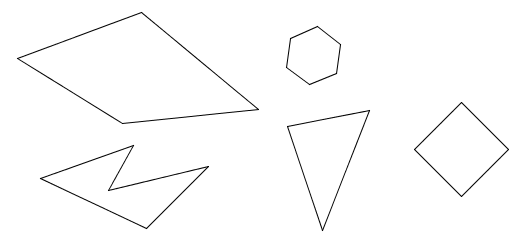
#> input picture data/poligonos.png, 521 x 239 px
$ python -i corner.py   (imports and definitions only)
#> lines starting #> are read from the running program, lines starting #| are printed output that depends on the picture; after the words box and inside, x2 and y2 are one past the last pixel; in counts of white or black regions, pixels touching at a corner belong together
#> further down, picture is the input picture: shape (239, 521, 3); min 0, max 255, mean 251.3
import cv2
import numpy as np
"""https://stackoverflow.com/questions/55039229/how-to-find-corners-of-an-object-using-opencv"""

def find_centroids(dst, gray):
    """return the central corner based on cornerHarris output"""
    ret, dst = cv2.threshold(dst, 0.0001 * dst.max(), 255, 0)
    dst = np.uint8(dst)

    # find centroids
    ret, labels, stats, centroids = cv2.connectedComponentsWithStats(dst)
    print("len_centroids_function:",centroids,"\n")
    # define the criteria to stop and refine the corners
    criteria = (cv2.TERM_CRITERIA_EPS + cv2.TERM_CRITERIA_MAX_ITER, 100,
                0.001)
    corners = cv2.cornerSubPix(gray,np.float32(centroids[1:]),(5,5),
          (-1,-1),criteria)
    return corners


# Threshold for an optimal value, it may vary depending on the image.
# image[dst > 0.01*dst.max()] = [0, 0, 255]

# Get coordinates


def coord_corners (image):
    """return pixelmatrix of corners, coordenates of the coorner's shapes in the image in format of np.array and list"""

    gray = cv2.cvtColor(image, cv2.COLOR_BGR2GRAY)

    gray = np.float32(gray)

    gray = cv2.GaussianBlur(gray,(11,11),0)
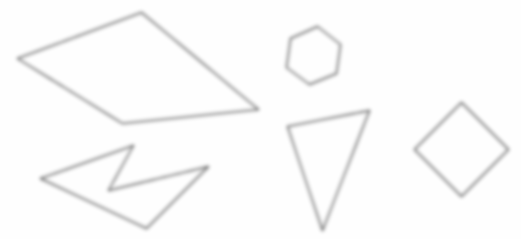
#> gray: shape (239, 521) float32; min 167.6, max 255, mean 251.3

    dst = cv2.cornerHarris(gray, 3, 3, 0.04)
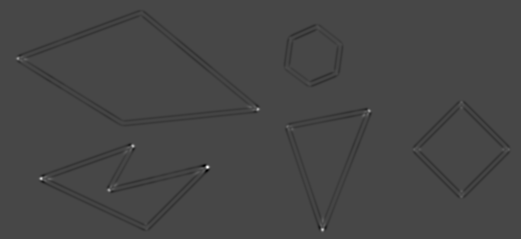
#> dst: shape (239, 521) float32; min -67259.3, max 171680.8, mean -867.9; drawn with min black and max white

    dst = cv2.dilate(dst, None)
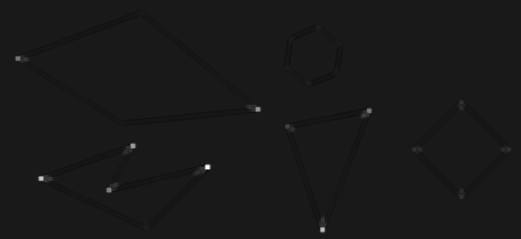
#> dst: shape (239, 521) float32; min -19124.6, max 171680.8, mean -1.2; drawn with min black and max white

    corners = find_centroids(dst, gray)
#> in find_centroids, `ret, dst = cv2.threshold(dst, 0.0001 * dst.max(), 255, 0)`:
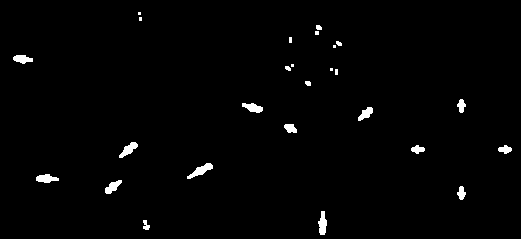
#> dst: shape (239, 521) float32; 1.4% white; 26 white regions (8 under 20 px), largest, box (x1, y1, x2, y2) and area: (187, 163, 213, 179) 169, (318, 211, 327, 235) 147, (119, 142, 138, 158) 141
#> in find_centroids, `ret, dst = cv2.threshold(dst, 0.0001 * dst.max(), 255, 0)`: ret = 17.17
#> in find_centroids, `ret, labels, stats, centroids = cv2.connectedComponentsWithStats(dst)`: labels: shape (239, 521) int32; 27 distinct labels, from 0 to 26
#> in find_centroids, `ret, labels, stats, centroids = cv2.connectedComponentsWithStats(dst)`: ret = 27; stats = 27 rows, first 6: [0, 0, 521, 239, 122767], [138, 12, 3, 3, 9], [139, 17, 3, 4, 12], [316, 25, 6, 5, 26], [315, 31, 4, 4, 16], [289, 37, 3, 6, 18]; centroids = 27 pairs, first value 22.08 to 504.7, second value 13 to 225
#> (printed output is left out)
#> in find_centroids, `corners = cv2.cornerSubPix(gray,np.float32(centroids[1:]),(5,5), (-1,-..`: corners = 26 pairs, first value 22.08 to 504.7, second value 11.13 to 229.1
    corners_list = []
    # To draw the corners
    for corner in corners:
        image[int(corner[1]), int(corner[0])] = [0, 0, 255]
        corners_list.append([int(round(corner[1])),int(round(corner[0]))])
#> this loop made 26 passes
#> corner on passes 1 to 12: [141.8, 11.13], [140, 18.5], [320, 26.51], [316.5, 32.5], [289.2, 37.53], [340, 42.3], [334, 46], [22.08, 58.63], [292, 65], [286, 68.7], [331, 69], [336.9, 73.52]
#> image: shape (239, 521, 3); 0.02% of pixels changed, all inside (x1, y1, x2, y2) = (22, 11, 505, 230)
#> after the loop, corners_list = 26 pairs, first value 11 to 229, second value 22 to 505
    int_corners = np.asarray(corners, dtype = int)
#> int_corners = 26 pairs, first value 22 to 504, second value 11 to 229
    return dst,int_corners, corners_list

>>> import cv2
>>> picture = cv2.imread('data/poligonos.png')
>>> result = coord_corners(picture)
